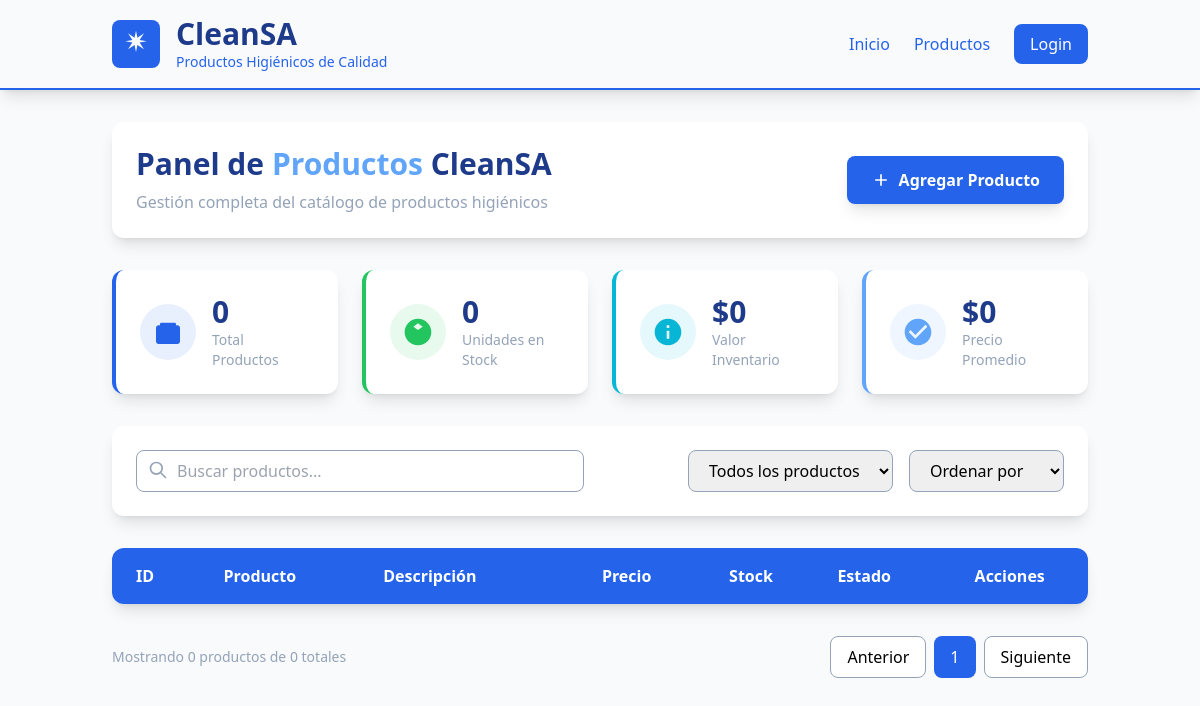
The app's page /products/panel, older data.
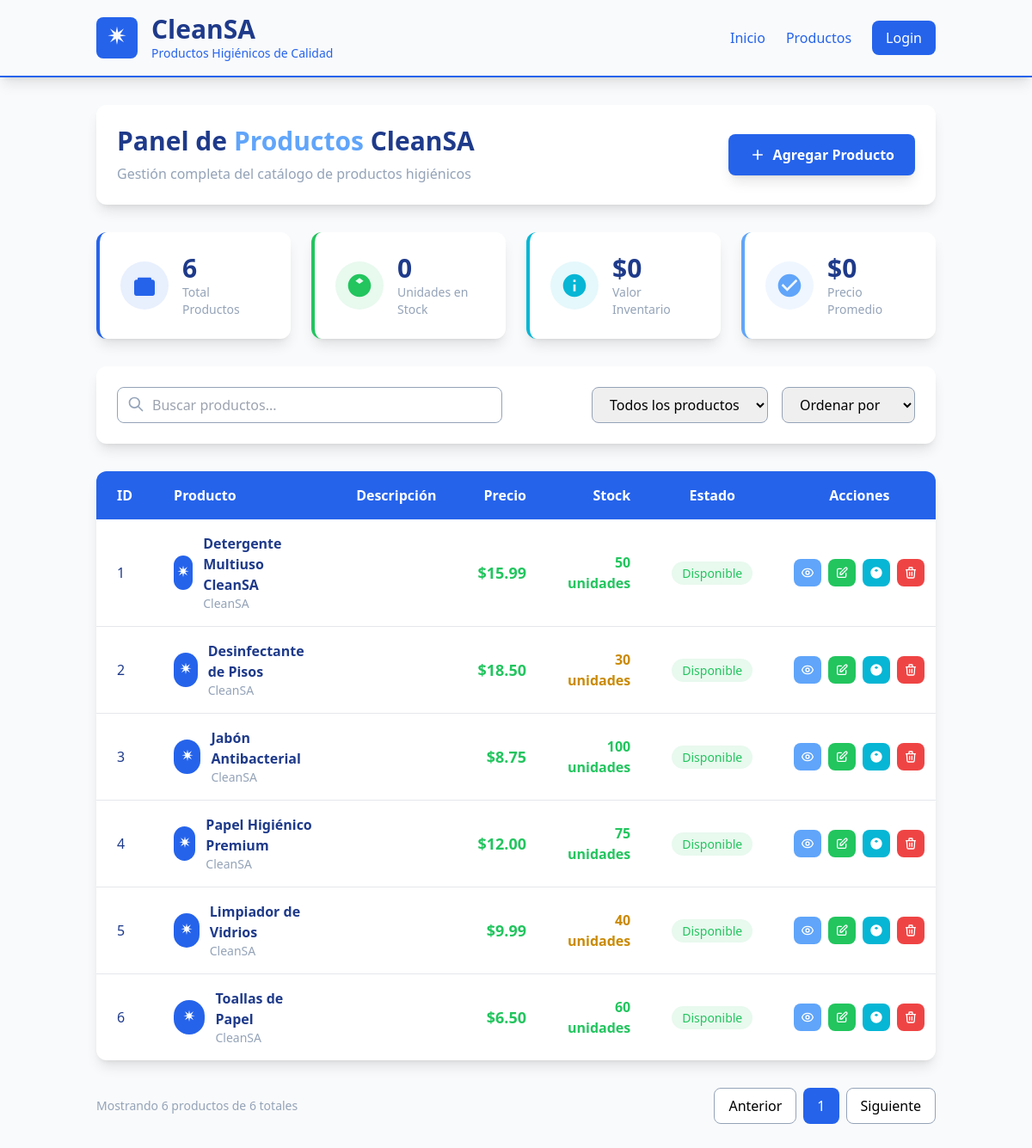
The same page, newer data.
### models.py (models this page shows)
class Producto (database.Model):
    __tablename__ = 'productos'
    id = database.Column(database.Integer, primary_key=True)
    nombre = database.Column(database.String(100), nullable=False)
    precio = database.Column(database.Float, nullable=False)
    stock = database.Column(database.Integer, nullable=False)
    fk_categoria = database.Column(database.Integer,database.ForeignKey('categorias.id'), nullable=False)
    peligroso = database.Column(database.Boolean, nullable=False)

### app/blueprints/products.py (the view)
@products_bp.route('/panel')
def panel():
    try:
        productos = Producto.query.all()
        categorias = Categoria.query.all()
        return render_template('panel_productos.html',
                             productos=productos,
                             categorias=categorias)
    except Exception as e:
        return render_template('panel_productos.html',
                             productos=[],
                             categorias=[])

### app/templates/panel_productos.html (shortened to what this page needs)
<!DOCTYPE html>
<html lang="es">
<head>
    <script src="https://cdn.tailwindcss.com"></script>
</head>
<body class="bg-smoke-white min-h-screen">
    {% include 'components/nav.html' %}
    <main class="container mx-auto px-6 py-8">
        <div class="bg-white rounded-xl shadow-lg p-6 mb-8">
            <div class="flex flex-col md:flex-row md:items-center md:justify-between">
                <div>
                    <h1 class="text-3xl font-bold text-dark-teal mb-2">Panel de <span class="text-light-blue">Productos</span> CleanSA</h1>
                    <p class="text-soft-gray">Gestión completa del catálogo de productos higiénicos</p>
                </div>
                <div class="mt-4 md:mt-0">
                    <button class="bg-pro-blue hover:bg-dark-teal text-white px-6 py-3 rounded-lg font-semibold transition-colors shadow-lg flex items-center">
                        <svg class="w-5 h-5 mr-2" fill="currentColor" viewBox="0 0 24 24">
                            <path d="M19 13h-6v6h-2v-6H5v-2h6V5h2v6h6v2z"/>
                        </svg>
                        Agregar Producto
                    </button>
                </div>
            </div>
        </div>
        <div class="grid grid-cols-1 md:grid-cols-4 gap-6 mb-8">
            <div class="bg-white rounded-xl shadow-lg p-6 border-l-4 border-pro-blue">
                <div class="flex items-center">
                    <div class="bg-pro-blue bg-opacity-10 rounded-full p-3 mr-4">
                        <svg class="w-8 h-8 text-pro-blue" fill="currentColor" viewBox="0 0 24 24">
                            <path d="M19 7H18V6C18 5.45 17.55 5 17 5H7C6.45 5 6 5.45 6 6V7H5C3.9 7 3 7.9 3 9V19C3 20.1 3.9 21 5 21H19C20.1 21 21 20.1 21 19V9C21 7.9 20.1 7 19 7Z"/>
                        </svg>
                    </div>
                    <div>
                        <p class="text-3xl font-bold text-dark-teal">{{ productos|length }}</p>
                        <p class="text-soft-gray text-sm">Total Productos</p>
                    </div>
                </div>
            </div>
            <div class="bg-white rounded-xl shadow-lg p-6 border-l-4 border-warm-green">
                <div class="flex items-center">
                    <div class="bg-warm-green bg-opacity-10 rounded-full p-3 mr-4">
                        <svg class="w-8 h-8 text-warm-green" fill="currentColor" viewBox="0 0 24 24">
                            <path d="M12 2C6.48 2 2 6.48 2 12s4.48 10 10 10 10-4.48 10-10S17.52 2 12 2zm3.5 6L12 10.5 8.5 8 12 5.5 15.5 8zM12 13.5L8.5 16 12 18.5 15.5 16 12 13.5z"/>
                        </svg>
                    </div>
                    <div>
                        <p class="text-3xl font-bold text-dark-teal">
                            {% set total_stock = 0 %}
                            {% for producto in productos %}
                                {% set total_stock = total_stock + producto.stock %}
                            {% endfor %}
                            {{ total_stock }}
                        </p>
                        <p class="text-soft-gray text-sm">Unidades en Stock</p>
                    </div>
                </div>
            </div>
            <div class="bg-white rounded-xl shadow-lg p-6 border-l-4 border-light-teal">
                <div class="flex items-center">
                    <div class="bg-light-teal bg-opacity-10 rounded-full p-3 mr-4">
                        <svg class="w-8 h-8 text-light-teal" fill="currentColor" viewBox="0 0 24 24">
                            <path d="M12 2C6.48 2 2 6.48 2 12s4.48 10 10 10 10-4.48 10-10S17.52 2 12 2zm1 15h-2v-6h2v6zm0-8h-2V7h2v2z"/>
                        </svg>
                    </div>
                    <div>
                        <p class="text-3xl font-bold text-dark-teal">
                            {% set valor_total = 0 %}
                            {% for producto in productos %}
                                {% set valor_total = valor_total + (producto.precio * producto.stock) %}
                            {% endfor %}
                            ${{ "{:,.0f}".format(valor_total) }}
                        </p>
                        <p class="text-soft-gray text-sm">Valor Inventario</p>
                    </div>
                </div>
            </div>
            <div class="bg-white rounded-xl shadow-lg p-6 border-l-4 border-light-blue">
                <div class="flex items-center">
                    <div class="bg-light-blue bg-opacity-10 rounded-full p-3 mr-4">
                        <svg class="w-8 h-8 text-light-blue" fill="currentColor" viewBox="0 0 24 24">
                            <path d="M12 2C6.48 2 2 6.48 2 12s4.48 10 10 10 10-4.48 10-10S17.52 2 12 2zm-2 15l-5-5 1.41-1.41L10 14.17l7.59-7.59L19 8l-9 9z"/>
                        </svg>
                    </div>
                    <div>
                        <p class="text-3xl font-bold text-dark-teal">
                            {% if productos %}
                                {% set precio_promedio = 0 %}
                                {% for producto in productos %}
                                    {% set precio_promedio = precio_promedio + producto.precio %}
                                {% endfor %}
                                ${{ "{:,.0f}".format(precio_promedio / productos|length) }}
                            {% else %}
                                $0
                            {% endif %}
                        </p>
                        <p class="text-soft-gray text-sm">Precio Promedio</p>
                    </div>
                </div>
            </div>
        </div>
        <div class="bg-white rounded-xl shadow-lg p-6 mb-8">
            <div class="flex flex-col md:flex-row md:items-center md:justify-between gap-4">
                <div class="flex-1 max-w-md">
                    <div class="relative">
                        <input type="text"
                               placeholder="Buscar productos..."
                               class="w-full pl-10 pr-4 py-2 border border-soft-gray rounded-lg focus:ring-2 focus:ring-pro-blue focus:border-pro-blue">
                        <svg class="w-5 h-5 text-soft-gray absolute left-3 top-2.5" fill="none" stroke="currentColor" viewBox="0 0 24 24">
                            <path stroke-linecap="round" stroke-linejoin="round" stroke-width="2" d="M21 21l-6-6m2-5a7 7 0 11-14 0 7 7 0 0114 0z"></path>
                        </svg>
                    </div>
                </div>
                <div class="flex gap-4">
                    <select class="border border-soft-gray rounded-lg px-4 py-2 focus:ring-2 focus:ring-pro-blue">
                        <option>Todos los productos</option>
                    </select>
                    <select class="border border-soft-gray rounded-lg px-4 py-2 focus:ring-2 focus:ring-pro-blue">
                        <option>Ordenar por</option>
                    </select>
                </div>
            </div>
        </div>
        <div class="bg-white rounded-xl shadow-lg overflow-hidden">
            <div class="overflow-x-auto">
                <table class="w-full">
                    <thead class="bg-pro-blue text-white">
                        <tr>
                            <th class="px-6 py-4 text-left font-semibold">ID</th>
                            <th class="px-6 py-4 text-left font-semibold">Producto</th>
                            <th class="px-6 py-4 text-left font-semibold">Descripción</th>
                            <th class="px-6 py-4 text-right font-semibold">Precio</th>
                            <th class="px-6 py-4 text-right font-semibold">Stock</th>
                            <th class="px-6 py-4 text-center font-semibold">Estado</th>
                            <th class="px-6 py-4 text-center font-semibold">Acciones</th>
                        </tr>
                    </thead>
                    <tbody class="divide-y divide-gray-200">
                        {% for producto in productos %}
                        <tr class="hover:bg-smoke-white transition-colors">
                            <td class="px-6 py-4 text-dark-teal font-medium">
                                {{ producto.id }}
                            </td>
                            <td class="px-6 py-4">
                                <div class="flex items-center">
                                    <div class="bg-pro-blue rounded-full w-10 h-10 flex items-center justify-center mr-3">
                                        <svg class="w-5 h-5 text-white" fill="currentColor" viewBox="0 0 24 24">
                                            <path d="M12 2L13.09 7.26L18 4L14.74 9.09L20 10L14.74 10.91L18 16L13.09 12.74L12 18L10.91 12.74L6 16L9.26 10.91L4 10L9.26 9.09L6 4L10.91 7.26L12 2Z"/>
                                        </svg>
                                    </div>
                                    <div>
                                        <p class="font-semibold text-dark-teal">{{ producto.nombre }}</p>
                                        <p class="text-sm text-soft-gray">CleanSA</p>
                                    </div>
                                </div>
                            </td>
                            <td class="px-6 py-4 text-soft-gray">
                            </td>
                            <td class="px-6 py-4 text-right">
                                <span class="text-warm-green font-bold text-lg">
                                    ${{ "{:,.2f}".format(producto.precio) }}
                                </span>
                            </td>
                            <td class="px-6 py-4 text-right">
                                <span class="{% if producto.stock < 10 %}text-red-600{% elif producto.stock < 50 %}text-yellow-600{% else %}text-warm-green{% endif %} font-semibold">
                                    {{ producto.stock }} unidades
                                </span>
                            </td>
                            <td class="px-6 py-4 text-center">
                                {% if producto.stock > 0 %}
                                    <span class="bg-warm-green bg-opacity-10 text-warm-green px-3 py-1 rounded-full text-sm font-medium">
                                        Disponible
                                    </span>
                                {% else %}
                                    <span class="bg-red-100 text-red-800 px-3 py-1 rounded-full text-sm font-medium">
                                        Sin Stock
                                    </span>
                                {% endif %}
                            </td>
                            <td class="px-6 py-4">
                                <div class="flex justify-center space-x-2">
                                    <button class="bg-light-blue hover:bg-pro-blue text-white p-2 rounded-lg transition-colors"
                                            title="Ver detalles">
                                    </button>
                                    <button class="bg-warm-green hover:bg-green-600 text-white p-2 rounded-lg transition-colors"
                                            title="Editar producto">
                                        <svg class="w-4 h-4" fill="none" stroke="currentColor" viewBox="0 0 24 24">
                                            <path stroke-linecap="round" stroke-linejoin="round" stroke-width="2" d="M11 5H6a2 2 0 00-2 2v11a2 2 0 002 2h11a2 2 0 002-2v-5m-1.414-9.414a2 2 0 112.828 2.828L11.828 15H9v-2.828l8.586-8.586z"/>
                                        </svg>
                                    </button>
                                    <button class="bg-light-teal hover:bg-pro-blue text-white p-2 rounded-lg transition-colors"
                                            title="Actualizar stock">
                                        <svg class="w-4 h-4" fill="currentColor" viewBox="0 0 24 24">
                                            <path d="M12 2C6.48 2 2 6.48 2 12s4.48 10 10 10 10-4.48 10-10S17.52 2 12 2zm3.5 6L12 10.5 8.5 8 12 5.5 15.5 8zM12 13.5L8.5 16 12 18.5 15.5 16 12 13.5z"/>
                                        </svg>
                                    </button>
                                    <button class="bg-red-500 hover:bg-red-600 text-white p-2 rounded-lg transition-colors"
                                            title="Eliminar producto">
                                        <svg class="w-4 h-4" fill="none" stroke="currentColor" viewBox="0 0 24 24">
                                            <path stroke-linecap="round" stroke-linejoin="round" stroke-width="2" d="M19 7l-.867 12.142A2 2 0 0116.138 21H7.862a2 2 0 01-1.995-1.858L5 7m5 4v6m4-6v6m1-10V4a1 1 0 00-1-1h-4a1 1 0 00-1 1v3M4 7h16"/>
                                        </svg>
                                    </button>
                                </div>
                            </td>
                        </tr>
                        {% endfor %}
                    </tbody>
                </table>
            </div>
        </div>
        <div class="mt-8 flex items-center justify-between">
            <div class="text-sm text-soft-gray">
                Mostrando {{ productos|length }} productos de {{ productos|length }} totales
            </div>
            <div class="flex space-x-2">
                <button class="px-4 py-2 bg-white border border-soft-gray rounded-lg hover:bg-smoke-white transition-colors">
                    Anterior
                </button>
                <button class="px-4 py-2 bg-pro-blue text-white rounded-lg">
                    1
                </button>
                <button class="px-4 py-2 bg-white border border-soft-gray rounded-lg hover:bg-smoke-white transition-colors">
                    Siguiente
                </button>
            </div>
        </div>
    </main>
</body>
</html>

Row changes from the older to the newer data that the page shows:
added Producto: id "1", nombre "Detergente Multiuso CleanSA", precio "15.99", stock "50", shows "Disponible"
added Producto: id "2", nombre "Desinfectante de Pisos", precio "18.50", stock "30", shows "Disponible"
added Producto: id "3", nombre "Jabón Antibacterial", precio "8.75", stock "100", shows "Disponible"
added Producto: id "4", nombre "Papel Higiénico Premium", precio "12.00", stock "75", shows "Disponible"
added Producto: id "5", nombre "Limpiador de Vidrios", precio "9.99", stock "40", shows "Disponible"
added Producto: id "6", nombre "Toallas de Papel", precio "6.50", stock "60", shows "Disponible"
Text that changed along with them:
{{ productos|length }}: "0" → "6"
{{ "{:,.0f}".format(precio_promedio / productos|length) }}: (not shown) → "0"
text no longer shown: "$0"
